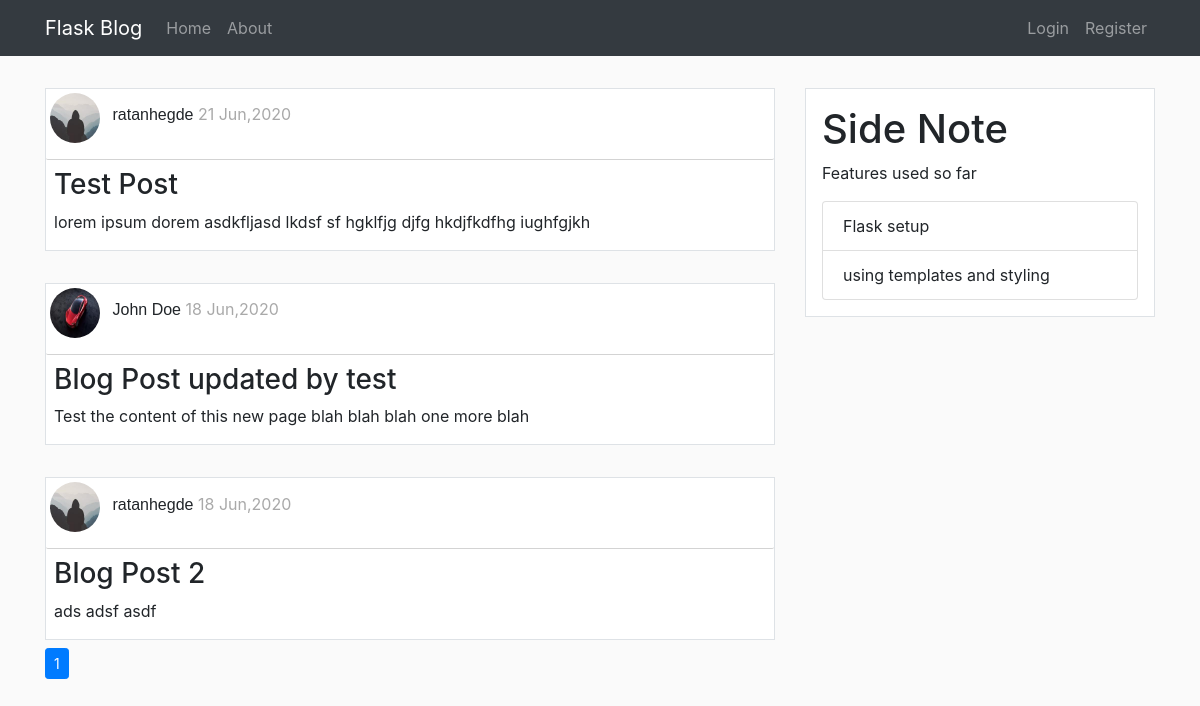
Page /home on the earlier database version.
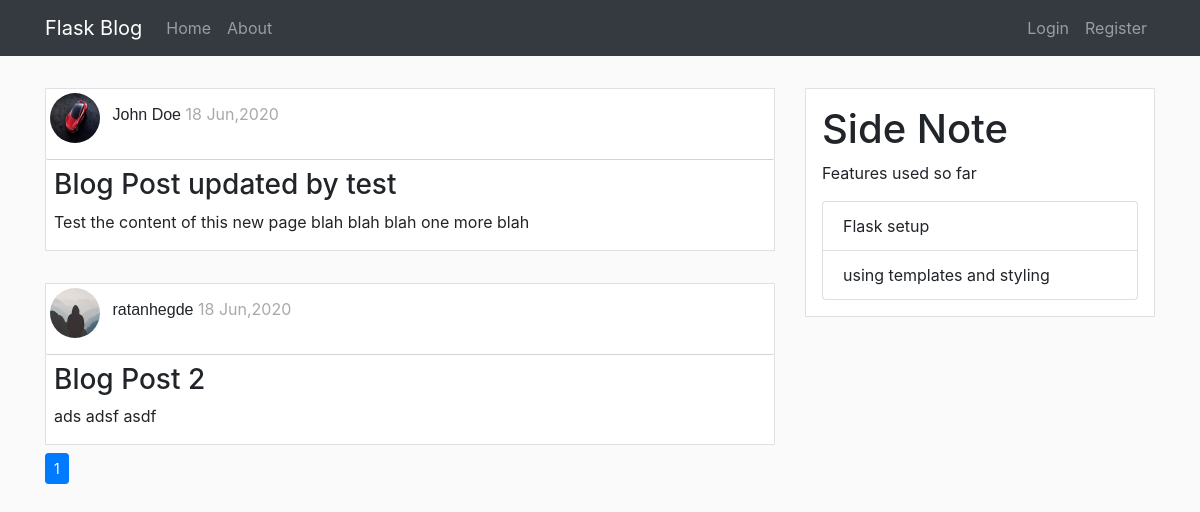
Same page on the later database version.
### flaskBlog/models.py (models this page shows, shortened)
class Post(db.Model):
    id = db.Column(db.Integer , primary_key = True)
    title = db.Column(db.String(100), nullable=False)
    date_posted = db.Column(db.DateTime, nullable=False, default=datetime.utcnow)
    content = db.Column(db.Text, nullable=False)
    user_id = db.Column(db.Integer, db.ForeignKey('user.id'), nullable=False)

class User(db.Model, UserMixin):
    id = db.Column(db.Integer , primary_key = True)
    username = db.Column(db.String(20), unique=True , nullable=False)
    email = db.Column(db.String(120), unique=True , nullable=False)
    image_file = db.Column(db.String(20), nullable=False, default='default.jpg')
    password = db.Column(db.String(60), nullable=False)
    posts = db.relationship('Post', backref='author', lazy=True)

### flaskBlog/routes.py (the view)
@app.route("/")
@app.route("/home")
def home():
    page_no = request.args.get('page',1,type=int)
    posts= Post.query.order_by(Post.date_posted.desc()).paginate(page=page_no,per_page=5)
    return render_template('home.html', posts=posts)

### flaskBlog/templates/home.html
{% extends 'layout.html' %}
{% block content %}
    {% for post in posts.items %}
        <div class="article border">
            <div class="post-metadata">
                <img class="rounded-circle mt-1 ml-1" src="{{ url_for('static',filename='profile_pics/'+post.author.image_file) }}" alt="" id="post_img">
                <span class="Postauthor ml-2"><a href="#">{{ post.author.username }}</a></span>
                <span class="Postdate mr-1"> {{ post.date_posted.strftime('%d %b,%Y') }}</span>
            </div>
            <h3 class="mt-2 ml-2 mr-2"><a href="{{ url_for('post',post_id=post.id) }}">{{ post.title }}</a></h3>
            <p class="ml-2">{{ post.content }}</p>
        </div>
    {% endfor %}
    <nav aria-label="Page navigation example" class="mt-2">
        <ul class="pagination pagination-sm">
          {% for page_num in posts.iter_pages(left_edge=1,right_edge=1,left_current=1,right_current=1) %}
            {% if page_num %}
                {% if page_num == posts.page %}
                    <li class="page-item active"><a class="page-link" href="{{ url_for('home',page=page_num )}}">{{ page_num }} <span class="sr-only">(current)</span> </a></li>
                {% else %}
                    <li class="page-item"><a class="page-link" href="{{ url_for('home',page=page_num )}}">{{ page_num }}</a></li>
                {% endif %}
            {% else %}
            <li class="page-item">...</li>
            {% endif %}
          {% endfor %}
        </ul>
      </nav>
{% endblock %}

### flaskBlog/templates/layout.html (shortened to what this page needs)
<!doctype html>
<html lang="en">
<head>
    <link rel="stylesheet" href="https://stackpath.bootstrapcdn.com/bootstrap/4.5.0/css/bootstrap.min.css"
>
    <link rel="stylesheet" href="{{ url_for('static',filename='main.css') }}">
</head>
<body>
    <nav class="navbar navbar-expand-lg navbar-dark bg-dark">
        <div class="container">
            <a class="navbar-brand" href="{{ url_for('home') }}">Flask Blog</a>
            <div class="collapse navbar-collapse" id="navbarSupportedContent">
                <ul class="navbar-nav mr-auto">
                    <li class="nav-item">
                        <a class="nav-link" href="{{ url_for('home') }}">Home</a>
                    </li>
                    <li class="nav-item">
                        <a class="nav-link" href="{{ url_for('about') }}">About</a>
                    </li>
                </ul>
                <ul class="navbar-nav ml-auto">
                    {% if current_user.is_authenticated %}
                        <li class="nav-item">
                            <a class="nav-link" href="{{ url_for('new_post') }}">New Post</a>
                        </li>
                        <li class="nav-item">
                            <a class="nav-link" href="{{ url_for('account') }}">My Account</a>
                        </li>
                        <li class="nav-item">
                            <a class="nav-link" href="{{ url_for('logout') }}">Logout</a>
                        </li>
                    {% else %}
                        <li class="nav-item">
                            <a class="nav-link" href="{{ url_for('login') }}">Login</a>
                        </li>
                        <li class="nav-item">
                            <a class="nav-link" href="{{ url_for('register') }}">Register</a>
                        </li>
                    {% endif %}
                </ul>
            </div>
        </div>
    </nav>
    <div class="container">
        <div class="row">
            <div class="col-md-8">
                {% block content %}
                {% endblock %}
            </div>
            <div class="col-md-4">
                <div class="border">
                    <h1>Side Note</h1>
                    <p>Features used so far</p>
                    <ul class="list-group">
                        <li class="list-group-item">Flask setup</li>
                        <li class="list-group-item">using templates and styling</li>
                    </ul>
                </div>
            </div>
        </div>
    </div>
</body>
</html>

### flaskBlog/static/main.css (style rules this page uses)
body { background: #fafafa; }
a { color: inherit; }
.col-md-4 div { margin-top: 2rem; padding: 1rem; background-color: #ffffff; }
.article { margin-top: 2rem; background-color: #ffffff; }
.Postauthor { font-family: sans-serif; font-weight: 300; }
.Postdate { color: darkgray; }
.post-metadata { padding-bottom: 1rem; border-bottom: 1px solid lightgray; border-radius: 2px; border-width: 80%; }
#post_img { height: 50px; width: 50px; }

Differences in the rows shown:
removed Post: image_file (picture), author.username "ratanhegde", date_posted "21 Jun,2020", title "Test Post", content "lorem ipsum dorem asdkfljasd lkdsf sf hgklfjg djfg hkdjfkdfhg iughfgjkh"
